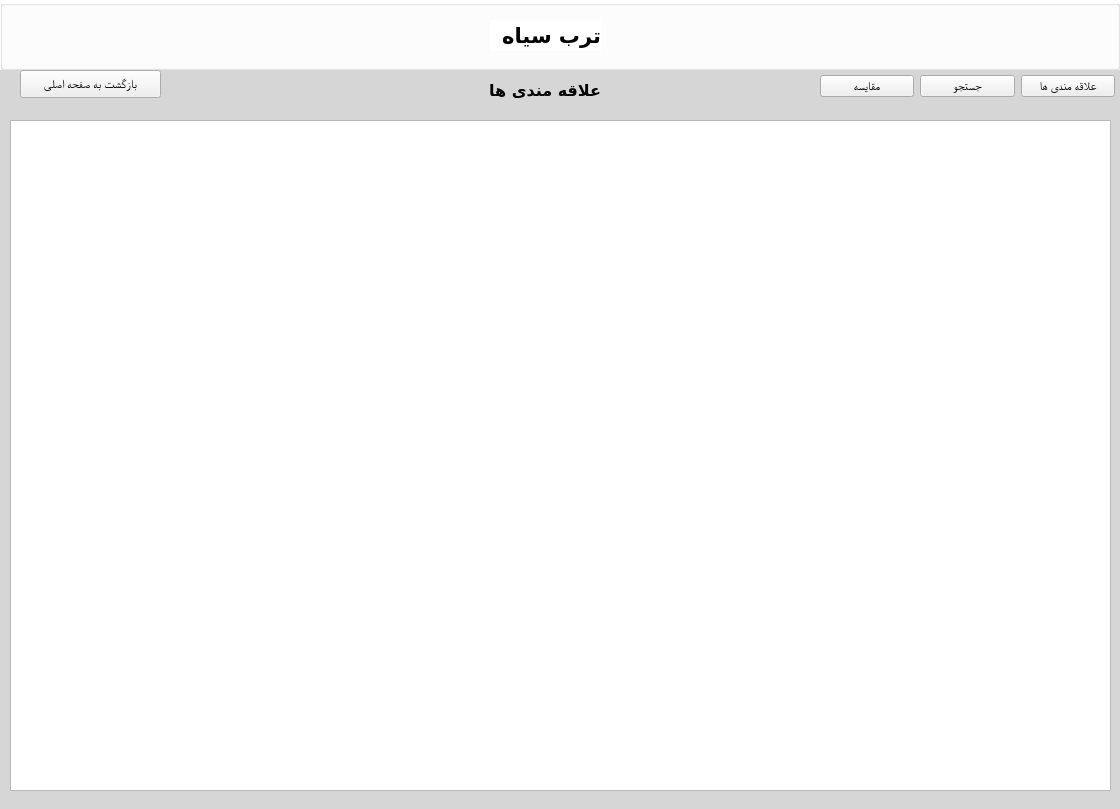
<?xml version="1.0" encoding="UTF-8"?>
<ui version="4.0">
 <class>Form</class>
 <widget class="QWidget" name="Form">
  <property name="geometry">
   <rect>
    <x>0</x>
    <y>0</y>
    <width>1120</width>
    <height>809</height>
   </rect>
  </property>
  <property name="windowTitle">
   <string>Favorites list</string>
  </property>
  <widget class="QGroupBox" name="groupBox">
   <property name="geometry">
    <rect>
     <x>0</x>
     <y>0</y>
     <width>1120</width>
     <height>70</height>
    </rect>
   </property>
   <property name="styleSheet">
    <string notr="true">background-color: rgb(255, 255, 255)</string>
   </property>
   <property name="title">
    <string/>
   </property>
   <property name="flat">
    <bool>true</bool>
   </property>
   <widget class="QLabel" name="label_2">
    <property name="geometry">
     <rect>
      <x>490</x>
      <y>20</y>
      <width>111</width>
      <height>31</height>
     </rect>
    </property>
    <property name="font">
     <font>
      <family>Vazir</family>
      <pointsize>16</pointsize>
      <weight>75</weight>
      <bold>true</bold>
     </font>
    </property>
    <property name="text">
     <string>ترب سیاه</string>
    </property>
   </widget>
  </widget>
  <widget class="QPushButton" name="pushButton">
   <property name="geometry">
    <rect>
     <x>20</x>
     <y>70</y>
     <width>141</width>
     <height>28</height>
    </rect>
   </property>
   <property name="font">
    <font>
     <family>Georgia</family>
    </font>
   </property>
   <property name="text">
    <string>بازگشت به صفحه اصلی</string>
   </property>
  </widget>
  <widget class="QWidget" name="layoutWidget_2">
   <property name="geometry">
    <rect>
     <x>820</x>
     <y>70</y>
     <width>295</width>
     <height>32</height>
    </rect>
   </property>
   <layout class="QHBoxLayout" name="horizontalLayout_2">
    <item>
     <widget class="QPushButton" name="pushButton_9">
      <property name="font">
       <font>
        <family>Georgia</family>
       </font>
      </property>
      <property name="text">
       <string>مقایسه</string>
      </property>
     </widget>
    </item>
    <item>
     <widget class="QPushButton" name="pushButton_8">
      <property name="font">
       <font>
        <family>Georgia</family>
       </font>
      </property>
      <property name="text">
       <string>جستجو</string>
      </property>
     </widget>
    </item>
    <item>
     <widget class="QPushButton" name="pushButton_7">
      <property name="enabled">
       <bool>true</bool>
      </property>
      <property name="font">
       <font>
        <family>Georgia</family>
       </font>
      </property>
      <property name="text">
       <string>علاقه مندی ها</string>
      </property>
     </widget>
    </item>
   </layout>
  </widget>
  <widget class="QListWidget" name="listWidget">
   <property name="geometry">
    <rect>
     <x>10</x>
     <y>120</y>
     <width>1101</width>
     <height>671</height>
    </rect>
   </property>
  </widget>
  <widget class="QLabel" name="label">
   <property name="geometry">
    <rect>
     <x>480</x>
     <y>80</y>
     <width>121</width>
     <height>21</height>
    </rect>
   </property>
   <property name="font">
    <font>
     <family>Vazir</family>
     <pointsize>12</pointsize>
     <weight>75</weight>
     <italic>false</italic>
     <bold>true</bold>
     <underline>false</underline>
    </font>
   </property>
   <property name="text">
    <string>علاقه مندی ها</string>
   </property>
  </widget>
  <widget class="QWidget" name="widget" native="true">
   <property name="geometry">
    <rect>
     <x>0</x>
     <y>68</y>
     <width>1120</width>
     <height>741</height>
    </rect>
   </property>
   <property name="styleSheet">
    <string notr="true">background-color:rgb(214, 214, 214)</string>
   </property>
  </widget>
  <zorder>widget</zorder>
  <zorder>groupBox</zorder>
  <zorder>pushButton</zorder>
  <zorder>layoutWidget_2</zorder>
  <zorder>listWidget</zorder>
  <zorder>label</zorder>
 </widget>
 <resources/>
 <connections/>
</ui>
